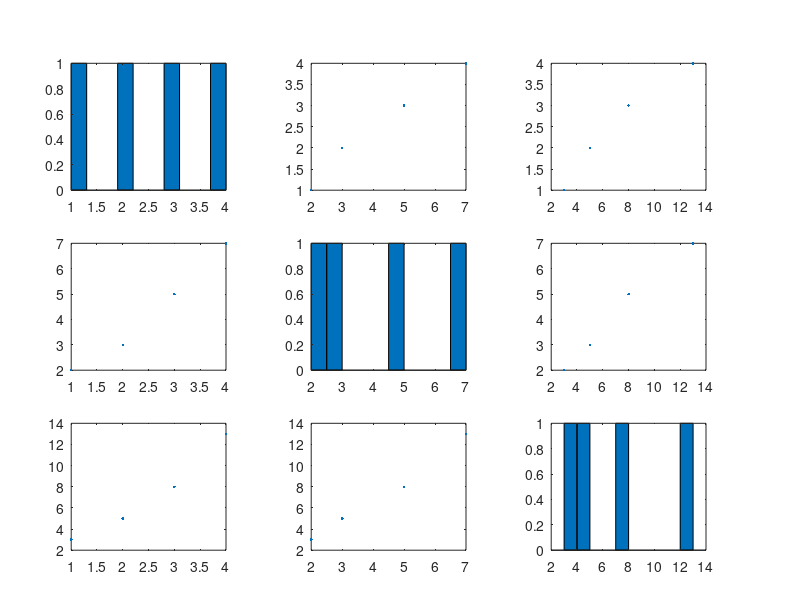

This figure's MATLAB source: (Note: this script raises an error after producing the figure.)
%=============================================================================
% Copyright (c) 2026-present Allan CORNET (Nelson)
%=============================================================================
% This file is part of Nelson.
%=============================================================================
% LICENCE_BLOCK_BEGIN
% SPDX-License-Identifier: LGPL-3.0-or-later
% LICENCE_BLOCK_END
%=============================================================================
% <--ADV-CLI MODE-->
%=============================================================================
f = figure('Visible', 'off');
X = [1 2 3; 2 3 5; 3 5 8; 4 7 13];
[h, ax, bigax, p] = plotmatrix(X);
asserts.isequal(size(h), [3 3]);
asserts.isequal(size(ax), [3 3]);
asserts.istrue(isgraphics(h(1, 1), 'line'));
asserts.istrue(isgraphics(h(1, 2), 'line'));
asserts.istrue(isgraphics(bigax, 'axes'));
asserts.isequal(char(bigax.Visible), 'off');
asserts.isequal(bigax.Tag, 'PlotMatrixBigAx');
asserts.isequal(ax(1, 1).Tag, 'PlotMatrixScatterAx');
asserts.isapprox(ax(1, 1).Position, ...
  [0.135166666666667 0.658766666666667 0.253166666666667 0.266233333333333], 1e-12);
asserts.isapprox(ax(1, 1).XLim, [0.4 4.6], 1e-12);
asserts.isapprox(ax(1, 2).XLim, [1.25 7.75], 1e-12);
asserts.istrue(isempty(ax(3, 1).XLabel.String));
asserts.istrue(isempty(ax(3, 1).YLabel.String));
asserts.isequal(bigax.UserData.ChartType, 'plotmatrix');
asserts.isequal(bigax.UserData.SameData, true);
asserts.isequal(numel(p), 3);
asserts.istrue(isgraphics(p(1), 'histogram'));
[~, ~, ~, ~, pax] = plotmatrix(X);
asserts.isequal(size(pax), [1 3]);
asserts.istrue(isgraphics(pax(1), 'axes'));
close(f);
%=============================================================================
f = figure('Visible', 'off');
X = [1 2; 3 4; 5 6];
Y = [6 5 4; 3 2 1; 1 3 5];
[h, ax, bigax] = plotmatrix(X, Y, 'o');
asserts.isequal(size(h), [3 2]);
asserts.isequal(size(ax), [3 2]);
asserts.istrue(isgraphics(h(1, 1), 'line'));
asserts.isequal(bigax.UserData.SameData, false);
asserts.isequal(bigax.UserData.XData, double(X));
asserts.isequal(bigax.UserData.YData, double(Y));
close(f);
%=============================================================================
f = figure('Visible', 'off');
ax0 = axes();
[h, ax, bigax] = plotmatrix(ax0, X);
asserts.isequal(bigax, ax0);
asserts.isequal(char(bigax.Visible), 'off');
asserts.istrue(isgraphics(h(1, 1), 'line'));
close(f);
%=============================================================================
asserts.checkerror('plotmatrix({1, 2});', getString(message('Nelson:plotmatrix:numericMatrixExpected', 'Value')));
asserts.checkerror('plotmatrix([1 2; 3 4], [1 2 3]);', getString(message('Nelson:dimagree:xYNumberRows')));
asserts.checkerror('plotmatrix([1 2; 3 4], ''o'', ''extra'');', getString(message('Nelson:graphics:unsupportedProperty', 'plotmatrix')));
%=============================================================================
